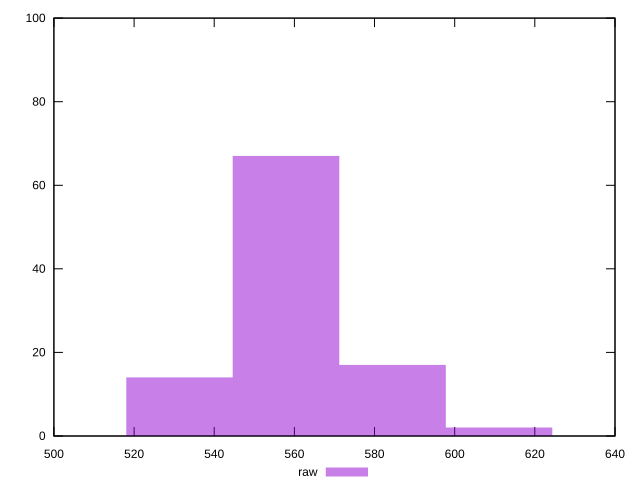

Here is the gnuplot script that generated this plot:
reset
set terminal svg size 640, 490
set output "reprap/bootup-time/samples/pages+cached+nointeractive/raw/histogram.svg"

$raw <<EOF
584.4736279674332 17
531.3396617885757 14
611.040611056862 2
557.9066448780044 67
EOF

set key outside below
set boxwidth 26.56698308942878
set yrange [0:100]
set style fill transparent solid 0.5 noborder

plot \
  $raw title "raw" with boxes, \


reset
